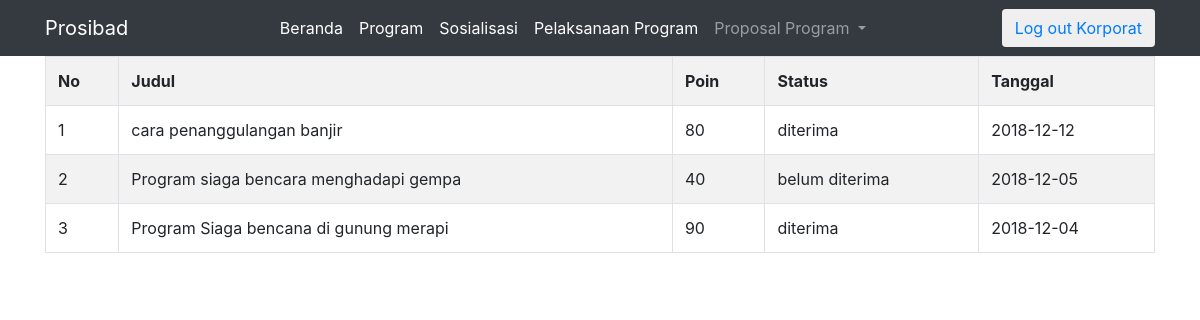
Page /index.php/korporat/viewstatuscorp on the committed database.
### tables this page shows
CREATE TABLE `tbl_nilai` (
  `nilai_id` int(11) NOT NULL,
  `nilai_judul` varchar(150) DEFAULT NULL,
  `nilai_poin` int(5) DEFAULT NULL,
  `nilai_status` varchar(40) DEFAULT NULL,
  `nilai_tanggal` date DEFAULT NULL,
  `nilai_oleh` varchar(30) NOT NULL
);

### application/controllers/Korporat.php (called while the page is built, shortened)
<?php
class Korporat extends CI_Controller {
  function __construct(){
    $this->load->model('m_berita');
    $this->load->model('m_program');
    $this->load->model('m_sls');
    $this->load->model('m_pelpro');
    $this->load->model('m_nilai');
    $this->load->model('m_files');
        $this->load->library('upload');
                $this->load->helper(array('url'));
  }
  public function viewstatuscorp()
  {
    $data['tbl_nilai'] = $this->m_nilai->tampil_data();
      $this->load->view('Korporat/statuscorp',$data);
  }
}
?>

### index.php (called while the page is built, shortened)
<?php
require_once BASEPATH.'core/CodeIgniter.php';

### application/models/M_nilai.php (called while the page is built, shortened)
<?php
class M_nilai extends CI_Model{
  function tampil_data(){
      $this->db->from('tbl_nilai');
      $query = $this->db->get();
    return $query->result();
  }
}

### application/views/Korporat/statuscorp.php (the view, shortened to what this page needs)
<!DOCTYPE html>
<html lang="en">
  <head>
<link href="//maxcdn.bootstrapcdn.com/bootstrap/4.1.3/css/bootstrap.min.css" rel="stylesheet" id="bootstrap-css">
    <link  rel="stylesheet" href="<?php echo base_url().'/css/gaya.css'?>"  type="text/css" media="all" >
  </head>
  <body>
<nav class="navbar navbar-expand-lg navbar-dark bg-dark sticky-top">
      <div class="container">
        <a class="navbar-brand" href="#">Prosibad</a>
        <div class="collapse navbar-collapse" id="navbarResponsive">
          <ul class="navbar-nav ml-auto">
            <div class="nav-link">
              <?php echo anchor('Korporat/indexcorp','<div class="customcolor"> Beranda </div>'); ?>
            </div>
             <li class="nav-item">
            <div class="nav-link">
              <?php echo anchor('korporat/viewprogramcorp','<div class="customcolor"> Program </div>'); ?>
            </div>
          </li>
            <li class="nav-item">
              <div class="nav-link">
              <?php echo anchor('Korporat/viewsosialcorp','<div class="customcolor"> Sosialisasi </div>'); ?>
            </div>
            </li>
           <li class="nav-item">
              <div class="nav-link">
              <?php echo anchor('Korporat/viewpelaksanaancorp','<div class="customcolor"> Pelaksanaan Program </div>'); ?>
              </div>
            </li>
      <li class="nav-item dropdown">
        <a class="nav-link dropdown-toggle" href="#" id="navbarDropdown" role="button" data-toggle="dropdown" aria-haspopup="true" aria-expanded="false">
          Proposal Program
        </a>
      </li>
          </ul>
      <div class="ml-auto my-2 my-lg-0">
<button class="btn btn-outline my-2 my-sm-0" ><a href="<?php echo base_url().'index.php/login/logout'?>">Log out Korporat</a></button>
</div></div>
</div>
    </nav>
  <div class="container">
  <table id="table" class="table table-striped table-bordered table-hover">
    <tr>
      <th> No </th>
      <th> Judul </th>
      <th> Poin </th>
      <th> Status </th>
      <th> Tanggal </th>
    </tr>
    <?php
    $no = 1;
    foreach($tbl_nilai as $u){
    ?>
    <tr>
      <td><?php echo $no++ ?></td>
      <td><?php echo $u->nilai_judul ?></td>
      <td><?php echo $u->nilai_poin ?></td>
      <td><?php echo $u->nilai_status ?></td>
      <td><?php echo $u->nilai_tanggal ?></td>
    </tr>
    <?php } ?>
  </table>
  </div>
  </body>
</html>

### css/gaya.css (style rules this page uses)
.customcolor { color: white; }
a { text-decoration: none !important; }
p, ul li, ol li { font-weight: 300; }
ul { margin: 0; padding: 0; }
a, h1, h2, h3, h4, h5, h6 { font-weight: 400; }
ol li, ul li { list-style: outside none none; }

### rows in the picture
tbl_nilai: nilai_judul "cara penanggulangan banjir", nilai_poin "80", nilai_status "diterima", nilai_tanggal "2018-12-12"
tbl_nilai: nilai_judul "Program siaga bencara menghadapi gempa", nilai_poin "40", nilai_status "belum diterima", nilai_tanggal "2018-12-05"
tbl_nilai: nilai_judul "Program Siaga bencana di gunung merapi", nilai_poin "90", nilai_status "diterima", nilai_tanggal "2018-12-04"
